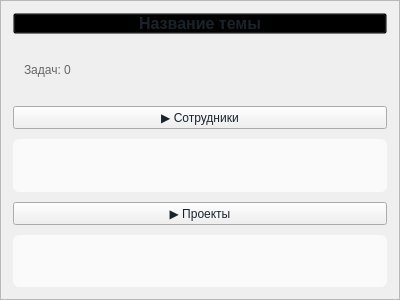
<?xml version="1.0" encoding="UTF-8"?>
<ui version="4.0">
 <class>ThemeCard</class>
 <widget class="QFrame" name="ThemeCard">
  <property name="geometry">
   <rect>
    <x>0</x>
    <y>0</y>
    <width>400</width>
    <height>300</height>
   </rect>
  </property>
  <property name="styleSheet">
   <string notr="true">ThemeCard {
    background-color: white;
    border-radius: 10px;
    border: 1px solid #E0E0E0;
}
ThemeCard QPushButton {
    border: none;
    border-radius: 6px;
    padding: 8px 12px;
    font-weight: bold;
    font-size: 13px;
    text-align: left;
}
ThemeCard QPushButton:hover {
    background-color: #F0F0F0;
}
ThemeCard QPushButton:pressed {
    background-color: #E0E0E0;
}</string>
  </property>
  <property name="frameShape">
   <enum>QFrame::StyledPanel</enum>
  </property>
  <layout class="QVBoxLayout" name="verticalLayout">
   <property name="spacing">
    <number>10</number>
   </property>
   <property name="leftMargin">
    <number>12</number>
   </property>
   <property name="topMargin">
    <number>12</number>
   </property>
   <property name="rightMargin">
    <number>12</number>
   </property>
   <property name="bottomMargin">
    <number>12</number>
   </property>
   <item>
    <widget class="QPushButton" name="name_btn">
     <property name="text">
      <string>Название темы</string>
     </property>
     <property name="styleSheet">
      <string notr="true">font-size: 16px; font-weight: bold; color: #1B232A; background-color: transparent; padding: 0;</string>
     </property>
    </widget>
   </item>
   <item>
    <widget class="QLabel" name="count_label">
     <property name="text">
      <string>Задач: 0</string>
     </property>
     <property name="styleSheet">
      <string notr="true">color: #666; font-size: 12px; background-color: transparent; padding: 0 8px;</string>
     </property>
    </widget>
   </item>
   <item>
    <widget class="QPushButton" name="employees_btn">
     <property name="text">
      <string>▶ Сотрудники</string>
     </property>
     <property name="checkable">
      <bool>true</bool>
     </property>
     <property name="styleSheet">
      <string notr="true">background-color: #F0F0F0; color: #1B232A;</string>
     </property>
    </widget>
   </item>
   <item>
    <widget class="QFrame" name="employees_panel">
     <property name="visible">
      <bool>false</bool>
     </property>
     <property name="styleSheet">
      <string notr="true">background-color: #FAFAFA; border-radius: 6px;</string>
     </property>
     <property name="frameShape">
      <enum>QFrame::NoFrame</enum>
     </property>
     <layout class="QVBoxLayout" name="employees_panel_layout">
      <property name="spacing">
       <number>0</number>
      </property>
      <property name="leftMargin">
       <number>0</number>
      </property>
      <property name="topMargin">
       <number>0</number>
      </property>
      <property name="rightMargin">
       <number>0</number>
      </property>
      <property name="bottomMargin">
       <number>0</number>
      </property>
     </layout>
    </widget>
   </item>
   <item>
    <widget class="QPushButton" name="projects_btn">
     <property name="text">
      <string>▶ Проекты</string>
     </property>
     <property name="checkable">
      <bool>true</bool>
     </property>
     <property name="styleSheet">
      <string notr="true">background-color: #F0F0F0; color: #1B232A;</string>
     </property>
    </widget>
   </item>
   <item>
    <widget class="QFrame" name="projects_panel">
     <property name="visible">
      <bool>false</bool>
     </property>
     <property name="styleSheet">
      <string notr="true">background-color: #FAFAFA; border-radius: 6px;</string>
     </property>
     <property name="frameShape">
      <enum>QFrame::NoFrame</enum>
     </property>
     <layout class="QVBoxLayout" name="projects_panel_layout">
      <property name="spacing">
       <number>0</number>
      </property>
      <property name="leftMargin">
       <number>0</number>
      </property>
      <property name="topMargin">
       <number>0</number>
      </property>
      <property name="rightMargin">
       <number>0</number>
      </property>
      <property name="bottomMargin">
       <number>0</number>
      </property>
     </layout>
    </widget>
   </item>
  </layout>
 </widget>
 <resources/>
 <connections/>
</ui>
